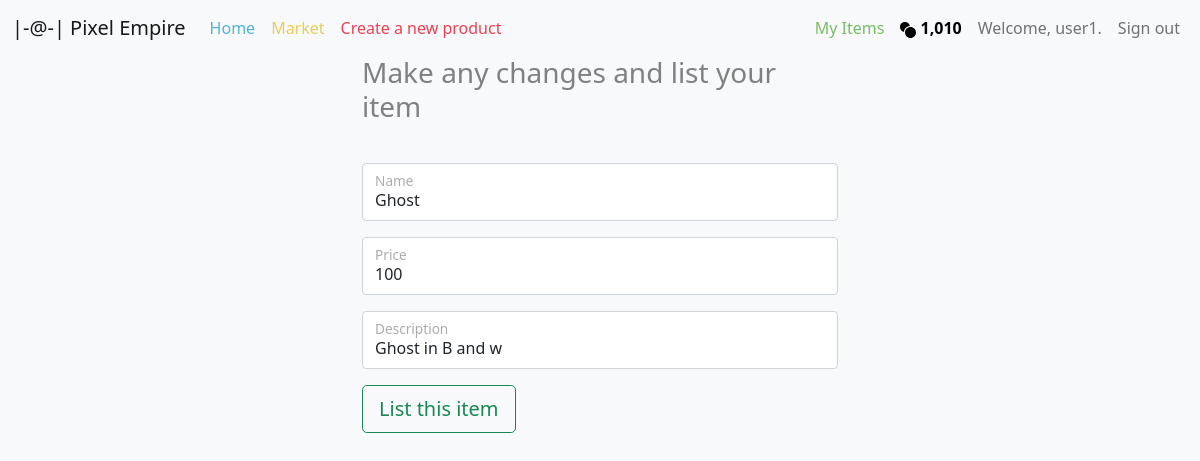
/relist/1 (signed in), run on the app's committed database.
### market/models.py (models this page shows, shortened)
class User(db.Model, UserMixin):
    id = db.Column(db.Integer(), primary_key=True)
    username = db.Column(db.String(length=30), nullable=False, unique=True)
    email_address = db.Column(db.String(length=50), nullable=False, unique=True)
    password_hash = db.Column(db.String(length=60), nullable=False)
    budget = db.Column(db.Integer(), nullable=False, default=1000)
    items = db.relationship('Item', backref='owned_user', lazy=True)
    @property
    def password(self):
        return self.password

class Item(db.Model):
    id = db.Column(db.Integer(), primary_key=True)
    name = db.Column(db.String(length=30), nullable=False)
    price = db.Column(db.Integer(), nullable=False)
    description = db.Column(db.String(length=1024), nullable=False)
    img_filename = db.Column(db.String(length=32), nullable=False)
    owner = db.Column(db.Integer(), db.ForeignKey('user.id'))
    listed = db.Column(db.Boolean(), default=False, nullable=False)

### market/routes.py (the view, shortened to what this page needs)
@app.route('/relist/<int:item_id>', methods=['GET','POST'])
@login_required
def relist_page(item_id):
    item = Item.query.filter_by(id=item_id).first()
    form = SellForm()
    if request.method == "GET":
        form.name.data = item.name
        form.price.data = item.price
        form.description.data = item.description
        return render_template('relist.html', form=form)

### market/forms.py
class SellForm(FlaskForm):
    name = StringField(label='Name', validators=[Length(min=2, max=30), DataRequired()])
    price = IntegerField(label='Price', validators=[DataRequired()])
    description = StringField(label='Description', validators=[Length(min=2, max=1024), DataRequired()])
    submit = SubmitField(label='List this item')

### market/models.py (called while the page is built)
@login_manager.user_loader
def load_user(user_id):
    return User.query.get(int(user_id))

### market/templates/relist.html (shortened to what this page needs)
{% extends 'base.html' %}
{% block content %}
    <div class="container" style="max-width: 500px">
        <form method="POST" class="form-relist" style="color:gray">
            <h1 class="h3 mb-3 font-weight-normal">
                Make any changes and list your item
            </h1>
            <br>
            <div class="form-floating mb-3">
                {{ form.name(class="form-control", placeholder="") }}
                {{ form.name.label() }}
            </div>
            <div class="form-floating mb-3">
                {{ form.price(class="form-control", placeholder="") }}
                {{ form.price.label() }}
            </div>
            <div class="form-floating mb-3">
                {{ form.description(class="form-control mb-3", placeholder="") }}
                {{ form.description.label() }}
            </div>
            {{ form.submit(class="btn btn-lg btn-outline-success") }}
        </form>
    </div>
{% endblock %}

### market/templates/base.html (shortened to what this page needs)
<!doctype html>
<html lang="en">
   <head>
        <link href="https://cdn.jsdelivr.net/npm/bootstrap@5.1.3/dist/css/bootstrap.min.css" rel="stylesheet">
   </head>
   <body class="bg-light">
<nav class="navbar navbar-expand-md navbar-light" aria-label="navigation">
    <div class="container-fluid">
      <a class="navbar-brand"id="brand" href="{{ url_for('home_page') }}">|-@-| Pixel Empire</a>
      <div class="collapse navbar-collapse" id="navbar">
        <ul class="navbar-nav me-auto mb-2 mb-md-0">
          <li class="nav-item">
            <a class="nav-link" style="color: #50B4D8ff;" aria-current="page" href="{{ url_for('home_page') }}">Home</a>
          </li>
          <li class="nav-item">
            <a class="nav-link" style="color:#E7CE57ff;" href="{{ url_for('market_page') }}">Market</a>
          </li>
            <li class="nav-item">
            <a class="nav-link" style="color: #E94154ff;" href="{{ url_for('create_page') }}">Create a new product</a>
          </li>
        </ul>
        {% if current_user.is_authenticated %}
        <ul class="navbar-nav" >
            <li class="nav-item">
                 <a class="nav-link" style="color: #78BC65ff;" href="{{ url_for('myitems_page') }}">My Items</a>
            </li>
            <li class="nav-item">
                 <a class="nav-link" style="color: black; font-weight: bold">
                     {{ "{:,}".format(current_user.budget) }}
                 </a>
            </li>
            <li class="nav-item">
                 <a class="nav-link">Welcome, {{ current_user.username }}.</a>
            </li>
            <li class="nav-item">
                <a class="nav-link" href="{{ url_for('logout_page') }}">Sign out</a>
            </li>
        </ul>
        {% endif %}
      </div>
    </div>
  </nav>
        {% block content %}
        {% endblock %}
   </body>
</html>

### data on the page
User: budget "1,010", username "user1"
Item: name "Ghost", price "100", description "Ghost in B and w"
